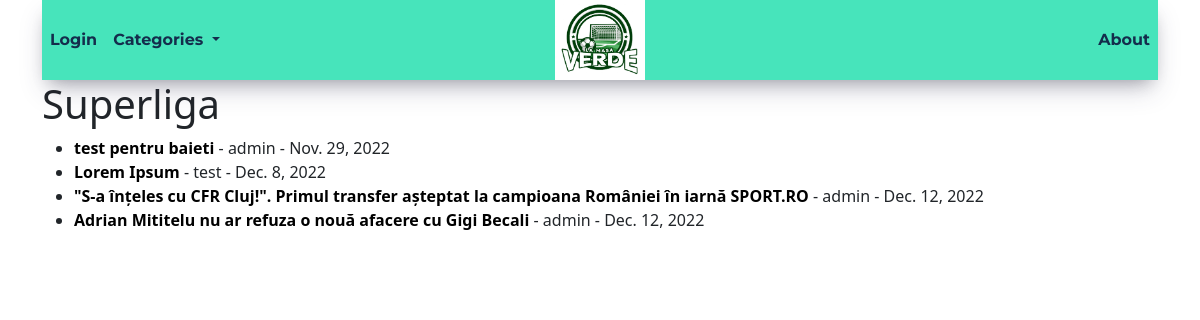
Page /superliga/ on the committed database.
### foot_space/models.py (models this page shows, shortened)
class Post(models.Model):
    title = models.CharField(max_length=255)
    title_tag = models.CharField(max_length=255)
    author = models.ForeignKey(User, on_delete=models.CASCADE)
    body = RichTextField()
    post_image = models.ImageField(null=True, blank=True,upload_to='images/')
    post_date = models.DateField(auto_now_add=True)
    category = models.CharField(max_length=255, default='sport')

### foot_space/views.py (the view)
# urls.py: path('<str:cats>/', CategoryView, name='category'),
def CategoryView(request, cats):
    category_post = Post.objects.filter(category=cats.replace("-", ' ')) #category e definit in model
    context = {}
    context['cats'] = cats.title().replace('-', ' ')
    context['category_post'] = category_post
    cat_menu = Category.objects.all()
    context['cat_menu'] = cat_menu
    return render(request, 'categories.html', context)

### foot_space/models.py (called while the page is built)
    def __str__(self):
        return str(self.name)

### foot_space/templates/categories.html (shortened to what this page needs)
{% extends 'base.html' %}
{% block content %}
{% if category_post %}
<h1>{{ cats }}</h1>
<ul>
{% for post in category_post %}
    <li class ="li_spaced"><a href="{% url 'article-detail' post.pk %}">{{ post.title }}</a> - {{ post.author}}  -  {{ post.post_date }}
    </li>
{% endfor %}
</ul>
{% else %}
<h2>This page does not exist!</h2>
{% endif %}
{% endblock %}

### foot_space/templates/categories.html (style rules this page uses)
a { color: black; background-color: transparent; text-decoration: none; font-weight: bold; }

### rows in the picture
Post: title "test pentru baieti", author "admin", post_date "Nov. 29, 2022"
Post: title "Lorem Ipsum", author "test", post_date "Dec. 8, 2022"
Post: title "\"S-a înțeles cu CFR Cluj!\". Primul transfer așteptat la campioana României în iarnă SPORT.RO", author "admin", post_date "Dec. 12, 2022"
Post: title "Adrian Mititelu nu ar refuza o nouă afacere cu Gigi Becali", author "admin", post_date "Dec. 12, 2022"

### other values in the picture
{{ cats }} "Superliga"
